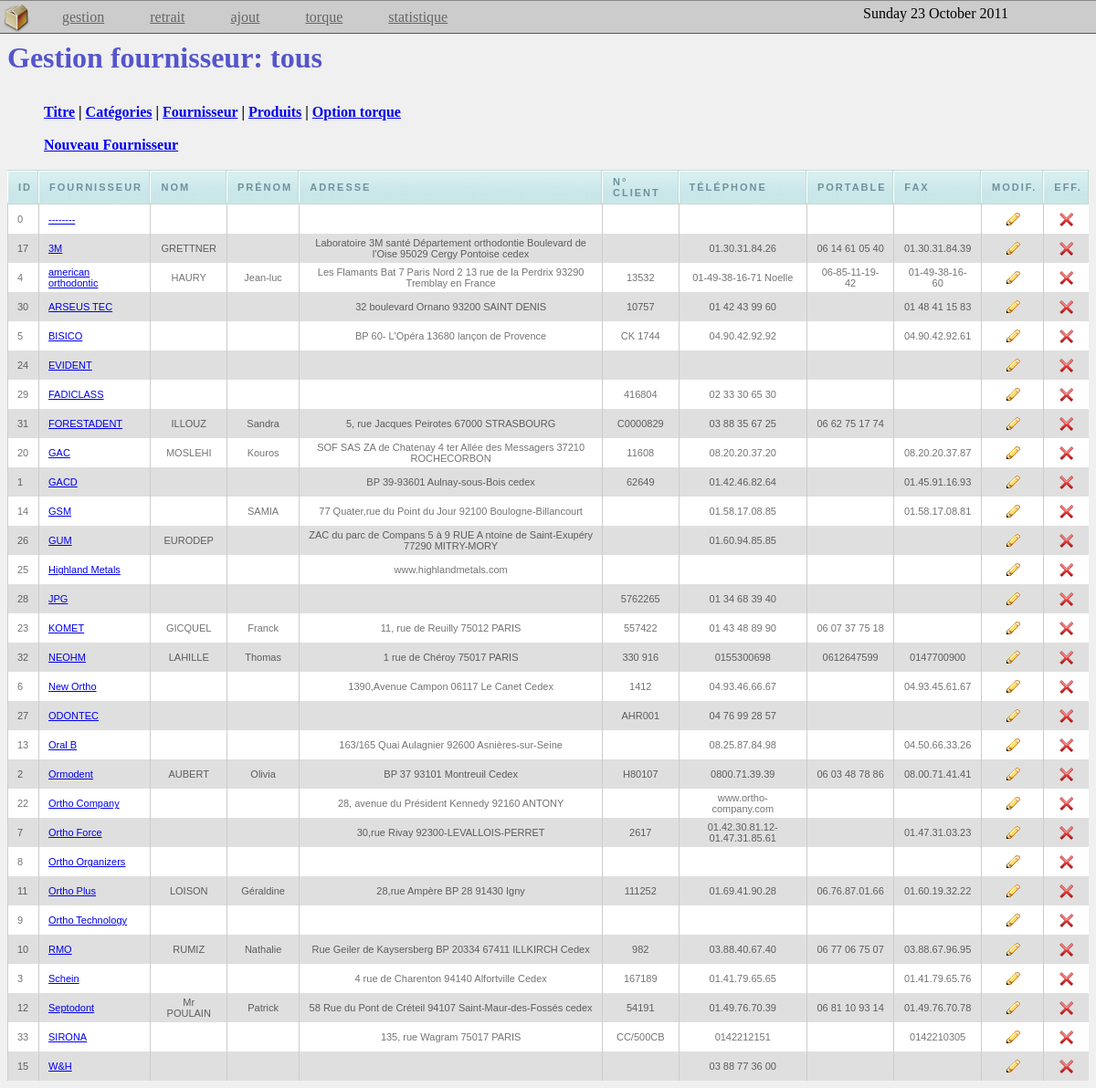
Screenshot of /gestion6/fournisseur.php with the database file from the repository.
### tables this page shows
CREATE TABLE IF NOT EXISTS `fournisseur` (
  `id_fournisseur` int(10) NOT NULL AUTO_INCREMENT,
  `fournisseur` varchar(255) NOT NULL,
  `nom` varchar(255) NOT NULL,
  `prenom` varchar(255) NOT NULL,
  `adresse` text NOT NULL,
  `client` varchar(255) NOT NULL,
  `tel` varchar(255) NOT NULL,
  `portable` varchar(255) NOT NULL,
  `fax` varchar(255) NOT NULL,
  `email` varchar(255) NOT NULL,
  `email_cmd` varchar(255) NOT NULL,
  PRIMARY KEY (`id_fournisseur`)
);

### config.php (called while the page is built, shortened)
<?php
$server = "localhost";
$user = "root";
$pwd = "root";
$bdd = "stock";
?>

### db.class.php (called while the page is built, shortened)
<?php
include("config.php");
class db
{
	public function __construct()
			{
			global $server, $user, $pwd, $bdd;
			$this->ide = mysql_connect($server,$user,$pwd);
			}
	public function row ()
			{
			return mysql_fetch_object($this->resultat);
			}
	public function findquery($query)
			{
			$this->requete = "$query";
			$this->resultat = mysql_query($this->requete,$this->ide);
			return $this->resultat;
			}
}
?>

### gestion6/include/fournisseur/default.inc (the view)
<?php
$reqpre = new db();
	$say = $reqpre->findquery("SELECT * FROM  `fournisseur` WHERE 1 ORDER BY fournisseur");
	$texto.= "<table cellspacing=\"0\" class=\"listing\"><tr><th class=\"listingtitre\">id</th><th class=\"listingtitre\">Fournisseur</th>
	<th class=\"listingtitre\">Nom</th>
	<th class=\"listingtitre\">Pr&eacute;nom</th>
	<th class=\"listingtitre\">Adresse</th>
	<th class=\"listingtitre\">N&deg; client</th>
	<th class=\"listingtitre\">T&eacute;l&eacute;phone</th>
	<th class=\"listingtitre\">Portable</th>
	<th class=\"listingtitre\">Fax</th>
	<th class=\"listingtitre\">modif.</th><th class=\"listingtitre\">eff.</th></tr>\n";
	$nblignemax = 1;
	while($fourn = $reqpre->row()){
	$cololign = (($nblignemax%2 == 0)?"":"class=\"alt\"");
	$texto .= "<tr $cololign><td> $fourn->id_fournisseur</td><td><a href='produit?action=only&fournini=" .  $fourn->id_fournisseur . "'> $fourn->fournisseur</a></td><td align='center'> $fourn->nom</td><td align='center'> $fourn->prenom</td><td align='center'> $fourn->adresse</td><td align='center'> $fourn->client</td><td align='center'> $fourn->tel</td><td align='center'> $fourn->portable</td><td align='center'> $fourn->fax</td><td align='center'><a href='fournisseur?action=modif&id=" .  $fourn->id_fournisseur . "'><img border='0' src='../img/pencil.gif' alt='modif'></a></td><td align='center'><a href='fournisseur?action=eff&id=" .  $fourn->id_fournisseur . "'><img border='0' src='../img/erase.png' alt='efface'></a></td></tr>\n";
	$nblignemax++;}
	$texto .= "</table>";
?>

### style.css (style rules this page uses)
body { margin:0px; font-family: sans-serif; background-color:#F0F0F0; }
h1 { font-family: Verdana; color:#5555CC; text-decoration:none; height:48px; margin-top:0px; }
th { font: bold 11px Verdana, Arial, Helvetica,sans-serif; color: #6D929B; border-right: 1px solid #C1DAD7; border-bottom: 1px solid #C1DAD7; border-top: 1px solid #C1DAD7; letter-spacing: 2px; text-transform: uppercase; text-align: left; padding: 6px 6px 6px 12px; }
th.listingtitre { background: #CAE8EA url(./img/bg_headertit.jpg) no-repeat; }
tr { font-family :Verdana, Arial, Helvetica,sans-serif; font-size: 11px; border-left: 1px solid #5C5C5C; border-right: 1px solid #5C5C5C; background: #DFDFDF; padding: 6px 6px 6px 12px; color: #5C5C5C; }
td { height:30px; border-bottom: 0px solid #C1DAD7; padding-left: 10px; padding-right: 10px; border-left: 1px solid #CCC; }
tr.alt { background: #fff; color: #747474; }

### rows the page displays
fournisseur: id_fournisseur "0", fournisseur "--------"
fournisseur: id_fournisseur "17", fournisseur "3M", nom "GRETTNER", adresse "Laboratoire 3M santé Département orthodontie Boulevard de l'Oise 95029 Cergy Pontoise cedex", tel "01.30.31.84.26", portable "06 14 61 05 40", fax "01.30.31.84.39"
fournisseur: id_fournisseur "4", fournisseur "american orthodontic", nom "HAURY", prenom "Jean-luc", adresse "Les Flamants Bat 7 Paris Nord 2 13 rue de la Perdrix 93290 Tremblay en France", client "13532", tel "01-49-38-16-71 Noelle", portable "06-85-11-19-42", fax "01-49-38-16-60"
fournisseur: id_fournisseur "30", fournisseur "ARSEUS TEC", adresse "32 boulevard Ornano 93200 SAINT DENIS", client "10757", tel "01 42 43 99 60", fax "01 48 41 15 83"
fournisseur: id_fournisseur "5", fournisseur "BISICO", adresse "BP 60- L'Opéra 13680 lançon de Provence", client "CK 1744", tel "04.90.42.92.92", fax "04.90.42.92.61"
fournisseur: id_fournisseur "24", fournisseur "EVIDENT"
fournisseur: id_fournisseur "29", fournisseur "FADICLASS", client "416804", tel "02 33 30 65 30"
fournisseur: id_fournisseur "31", fournisseur "FORESTADENT", nom "ILLOUZ", prenom "Sandra", adresse "5, rue Jacques Peirotes 67000 STRASBOURG", client "C0000829", tel "03 88 35 67 25", portable "06 62 75 17 74"
fournisseur: id_fournisseur "20", fournisseur "GAC", nom "MOSLEHI", prenom "Kouros", adresse "SOF SAS ZA de Chatenay 4 ter Allée des Messagers 37210 ROCHECORBON", client "11608", tel "08.20.20.37.20", fax "08.20.20.37.87"
fournisseur: id_fournisseur "1", fournisseur "GACD", adresse "BP 39-93601 Aulnay-sous-Bois cedex", client "62649", tel "01.42.46.82.64", fax "01.45.91.16.93"
fournisseur: id_fournisseur "14", fournisseur "GSM", prenom "SAMIA", adresse "77 Quater,rue du Point du Jour 92100 Boulogne-Billancourt", tel "01.58.17.08.85", fax "01.58.17.08.81"
fournisseur: id_fournisseur "26", fournisseur "GUM", nom "EURODEP", adresse "ZAC du parc de Compans 5 à 9 RUE A ntoine de Saint-Exupéry 77290 MITRY-MORY", tel "01.60.94.85.85"
fournisseur: id_fournisseur "25", fournisseur "Highland Metals", adresse "www.highlandmetals.com"
fournisseur: id_fournisseur "28", fournisseur "JPG", client "5762265", tel "01 34 68 39 40"
fournisseur: id_fournisseur "23", fournisseur "KOMET", nom "GICQUEL", prenom "Franck", adresse "11, rue de Reuilly 75012 PARIS", client "557422", tel "01 43 48 89 90", portable "06 07 37 75 18"
fournisseur: id_fournisseur "32", fournisseur "NEOHM", nom "LAHILLE", prenom "Thomas", adresse "1 rue de Chéroy 75017 PARIS", client "330 916", tel "0155300698", portable "0612647599", fax "0147700900"
fournisseur: id_fournisseur "6", fournisseur "New Ortho", adresse "1390,Avenue Campon 06117 Le Canet Cedex", client "1412", tel "04.93.46.66.67", fax "04.93.45.61.67"
fournisseur: id_fournisseur "27", fournisseur "ODONTEC", client "AHR001", tel "04 76 99 28 57"
fournisseur: id_fournisseur "13", fournisseur "Oral B", adresse "163/165 Quai Aulagnier 92600 Asnières-sur-Seine", tel "08.25.87.84.98", fax "04.50.66.33.26"
fournisseur: id_fournisseur "2", fournisseur "Ormodent", nom "AUBERT", prenom "Olivia", adresse "BP 37 93101 Montreuil Cedex", client "H80107", tel "0800.71.39.39", portable "06 03 48 78 86", fax "08.00.71.41.41"
fournisseur: id_fournisseur "22", fournisseur "Ortho Company", adresse "28, avenue du Président Kennedy 92160 ANTONY", tel "www.ortho-company.com"
fournisseur: id_fournisseur "7", fournisseur "Ortho Force", adresse "30,rue Rivay 92300-LEVALLOIS-PERRET", client "2617", tel "01.42.30.81.12-01.47.31.85.61", fax "01.47.31.03.23"
fournisseur: id_fournisseur "8", fournisseur "Ortho Organizers"
fournisseur: id_fournisseur "11", fournisseur "Ortho Plus", nom "LOISON", prenom "Géraldine", adresse "28,rue Ampère BP 28 91430 Igny", client "111252", tel "01.69.41.90.28", portable "06.76.87.01.66", fax "01.60.19.32.22"
fournisseur: id_fournisseur "9", fournisseur "Ortho Technology"
fournisseur: id_fournisseur "10", fournisseur "RMO", nom "RUMIZ", prenom "Nathalie", adresse "Rue Geiler de Kaysersberg BP 20334 67411 ILLKIRCH Cedex", client "982", tel "03.88.40.67.40", portable "06 77 06 75 07", fax "03.88.67.96.95"
fournisseur: id_fournisseur "3", fournisseur "Schein", adresse "4 rue de Charenton 94140 Alfortville Cedex", client "167189", tel "01.41.79.65.65", fax "01.41.79.65.76"
fournisseur: id_fournisseur "12", fournisseur "Septodont", nom "Mr POULAIN", prenom "Patrick", adresse "58 Rue du Pont de Créteil 94107 Saint-Maur-des-Fossés cedex", client "54191", tel "01.49.76.70.39", portable "06 81 10 93 14", fax "01.49.76.70.78"
fournisseur: id_fournisseur "33", fournisseur "SIRONA", adresse "135, rue Wagram 75017 PARIS", client "CC/500CB", tel "0142212151", fax "0142210305"
fournisseur: id_fournisseur "15", fournisseur "W&H", tel "03 88 77 36 00"

### other values shown
$dadate "Sunday 23 October 2011"
